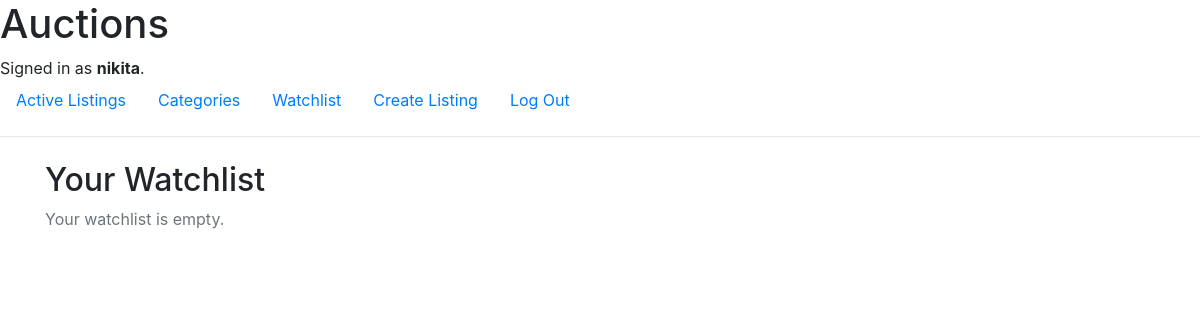
Before: /watchlist (signed in) with the older database file.
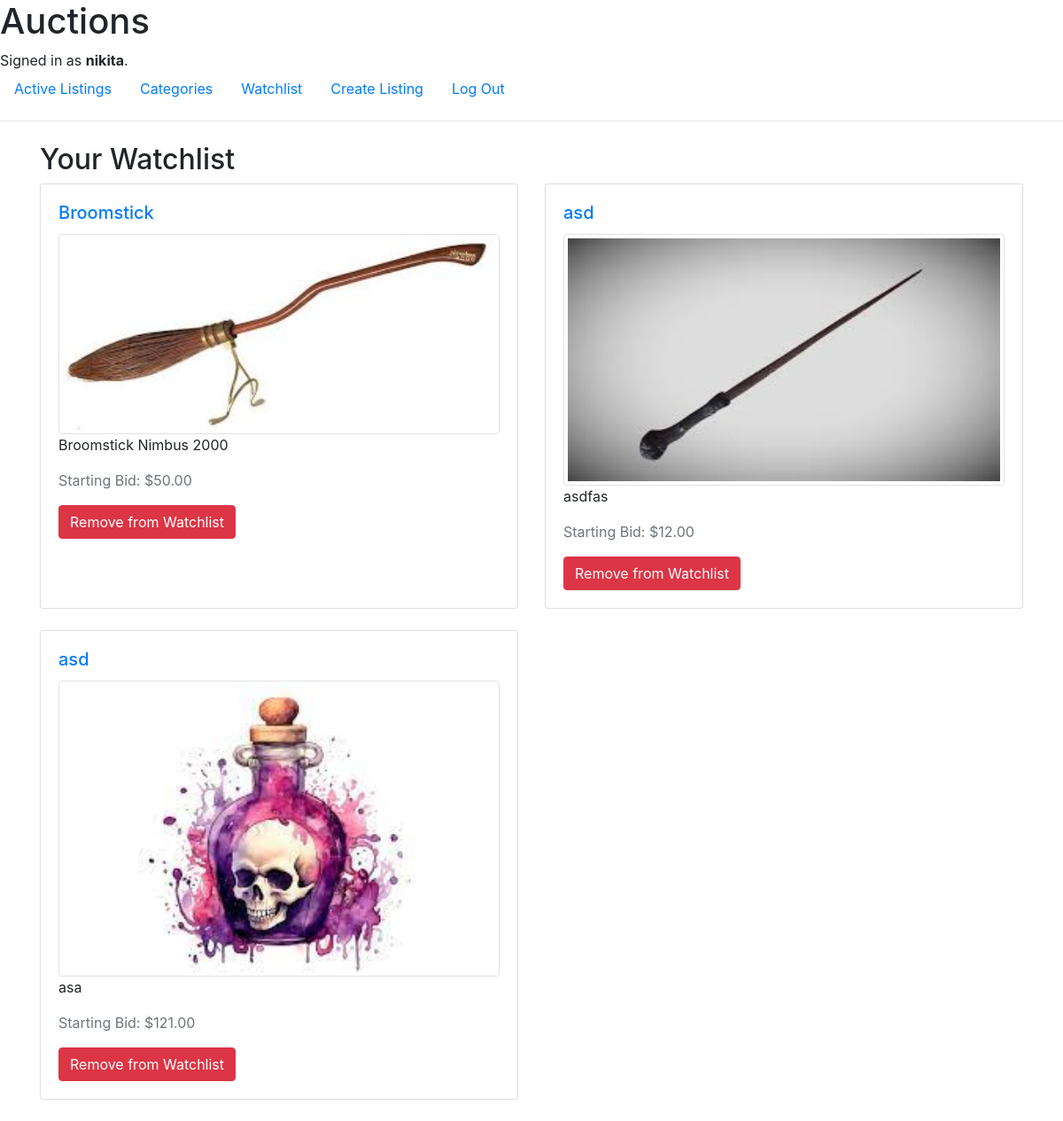
After: the same page with the newer database file.
### auctions/models.py (models this page shows, shortened)
class User(AbstractUser):
    watchlist = models.ManyToManyField('Listing', related_name='watchers', blank=True)

class Listing(models.Model):
    title = models.CharField(max_length=50)
    description = models.TextField()
    starting_bid = models.DecimalField(max_digits=10, decimal_places=2)
    current_price = models.DecimalField(max_digits=10, decimal_places=2, default=0)
    image = models.ImageField(upload_to='', blank=True, null=True)
    category = models.ForeignKey(Category, on_delete=models.SET_NULL, null=True, blank=True)
    author = models.ForeignKey(User, on_delete=models.CASCADE, related_name='listings')
    created_at = models.DateTimeField(auto_now_add=True)
    is_active = models.BooleanField(default=True)
    winner = models.ForeignKey(User, on_delete=models.SET_NULL, blank=True, null=True)

### auctions/views.py (the view, shortened to what this page needs)
# urls.py: path("watchlist", views.watchlist, name="watchlist"),
def watchlist(request):
    watchlist_listings = request.user.watchlist.all()
    return render(request, "auctions/watchlist.html", {
        'watchlist_listings': watchlist_listings
    })

### auctions/templates/auctions/watchlist.html (shortened to what this page needs)
{% extends "auctions/layout.html" %}
{% load static %}
{% block body %}
    <div class="container mt-4">
        <h2>Your Watchlist</h2>
        {% if watchlist_listings %}
            <div class="row">
                {% for listing in watchlist_listings %}
                    <div class="col-md-6 mb-4">
                        <div class="card h-100">
                            <div class="card-body">
                                <h5 class="card-title"><a href="{% url 'listing_detail' listing.id %}">{{ listing.title }}</a></h5>
                                {% if listing.image %}
                                    <img src="{{ listing.image.url }}" class="card-img-top rounded img-thumbnail" alt="{{ listing.title }}">
                                {% else %}
                                    <div class="placeholder-img card-img-top rounded"></div>
                                {% endif %}
                                <p class="card-text">{{ listing.description }}</p>
                                <p class="card-text text-muted">Starting Bid: ${{ listing.starting_bid }}</p>
                                <form method="post" action="{% url 'watchlist' %}" class="mt-3">
                                    <button type="submit" name="action" value="remove" class="btn btn-danger">Remove from Watchlist</button>
                                </form>
                            </div>
                        </div>
                    </div>
                {% endfor %}
            </div>
        {% else %}
            <p class="text-muted">Your watchlist is empty.</p>
        {% endif %}
    </div>
{% endblock %}

### auctions/templates/auctions/layout.html (shortened to what this page needs)
{% load static %}
<!DOCTYPE html>
<html lang="en">
    <head>
        <link rel="stylesheet" href="https://stackpath.bootstrapcdn.com/bootstrap/4.4.1/css/bootstrap.min.css">
        <link href="{% static 'auctions/styles.css' %}" rel="stylesheet">
    </head>
    <body>
        <h1>Auctions</h1>
        <div>
            {% if user.is_authenticated %}
                Signed in as <strong>{{ user.username }}</strong>.
            {% else %}
                Not signed in.
            {% endif %}
        </div>
        <ul class="nav">
            <li class="nav-item">
                <a class="nav-link" href="{% url 'index' %}">Active Listings</a>
            </li>
            <li class="nav-item">
                <a class="nav-link" href="{% url 'categories' %}">Categories</a>
            </li>
            {% if user.is_authenticated %}
                <li class="nav-item">
                    <a class="nav-link" href="{% url 'watchlist' %}">Watchlist</a>
                </li>
                <li class="nav-item">
                    <a class="nav-link" href="{% url 'create_listing' %}">Create Listing</a>
                </li>
                <li class="nav-item">
                    <a class="nav-link" href="{% url 'logout' %}">Log Out</a>
                </li>
            {% endif %}
        </ul>
        <hr>
        {% block body %}
        {% endblock %}
    </body>
</html>

### auctions/static/auctions/styles.css (style rules this page uses)
body { padding: 0; margin: 0; }

Changed rows visible on the page:
added Listing: title "Broomstick", image (picture), description "Broomstick Nimbus 2000", starting_bid "50.00"
added Listing: title "asd", image (picture), description "asdfas", starting_bid "12.00"
added Listing: title "asd", image (picture), description "asa", starting_bid "121.00"
Other visible differences:
text no longer shown: "Your watchlist is empty."
